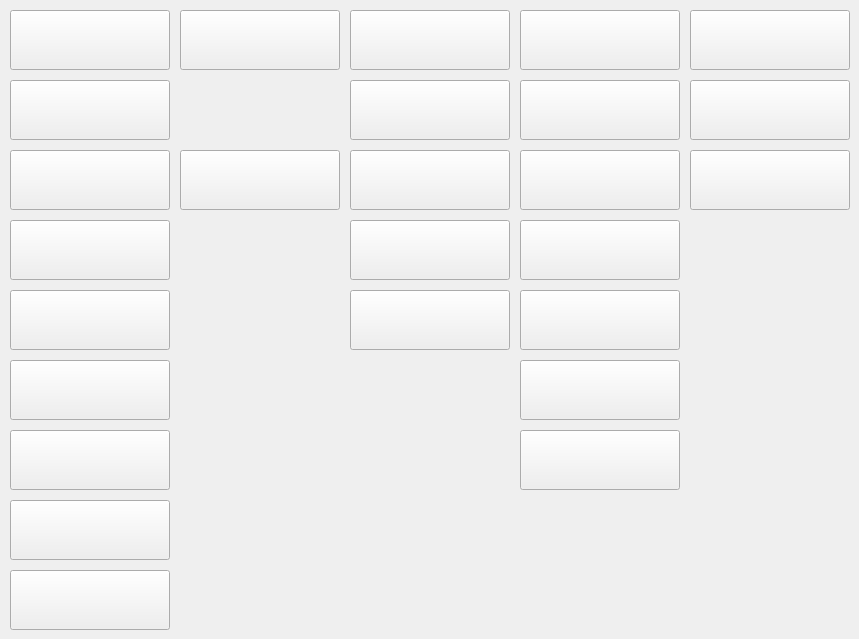
   <widget class="QWidget" name="tab_A_bis_F">
    <attribute name="title">
     <string>Websides von A bis F</string>
    </attribute>
    <widget class="QPushButton" name="Btn_BangBros">
     <property name="geometry">
      <rect>
       <x>10</x>
       <y>360</y>
       <width>160</width>
       <height>60</height>
      </rect>
     </property>
     <property name="toolTip">
      <string>bangros</string>
     </property>
     <property name="whatsThis">
      <string>BangBros</string>
     </property>
     <property name="styleSheet">
      <string notr="true">background-image: url(:/gui/resource_collection_files/Logos/studios/BangBros/bangbros_160x60.png);</string>
     </property>
     <property name="text">
      <string/>
     </property>
    </widget>
    <widget class="QPushButton" name="Btn_Brazzers">
     <property name="geometry">
      <rect>
       <x>10</x>
       <y>430</y>
       <width>160</width>
       <height>60</height>
      </rect>
     </property>
     <property name="whatsThis">
      <string>Brazzers</string>
     </property>
     <property name="styleSheet">
      <string notr="true">background-image: url(:/gui/resource_collection_files/Logos/studios/Brazzers/brazzers_160x60.png);</string>
     </property>
     <property name="text">
      <string/>
     </property>
    </widget>
    <widget class="QPushButton" name="Btn_21Naturals">
     <property name="geometry">
      <rect>
       <x>520</x>
       <y>10</y>
       <width>160</width>
       <height>60</height>
      </rect>
     </property>
     <property name="font">
      <font>
       <pointsize>18</pointsize>
      </font>
     </property>
     <property name="whatsThis">
      <string>21Naturals</string>
     </property>
     <property name="styleSheet">
      <string notr="true">background-image: url(:/gui/resource_collection_files/Logos/studios/21Naturals/21Naturals_160x60.jpg);

</string>
     </property>
     <property name="text">
      <string/>
     </property>
    </widget>
    <widget class="QPushButton" name="Btn_21Sextury">
     <property name="geometry">
      <rect>
       <x>520</x>
       <y>80</y>
       <width>160</width>
       <height>60</height>
      </rect>
     </property>
     <property name="font">
      <font>
       <pointsize>18</pointsize>
      </font>
     </property>
     <property name="whatsThis">
      <string>21Sextury</string>
     </property>
     <property name="styleSheet">
      <string notr="true">background-image: url(:/gui/resource_collection_files/Logos/studios/21Sextury/21Sextury_160x60.png);

</string>
     </property>
     <property name="text">
      <string/>
     </property>
    </widget>
    <widget class="QPushButton" name="Btn_3rdDegree">
     <property name="geometry">
      <rect>
       <x>180</x>
       <y>150</y>
       <width>160</width>
       <height>60</height>
      </rect>
     </property>
     <property name="font">
      <font>
       <pointsize>18</pointsize>
      </font>
     </property>
     <property name="whatsThis">
      <string>3rdDegree</string>
     </property>
     <property name="styleSheet">
      <string notr="true">background-image: url(:/gui/resource_collection_files/Logos/studios/3rdDegree/3rdDegree_160x60.jpg);

</string>
     </property>
     <property name="text">
      <string/>
     </property>
    </widget>
    <widget class="QPushButton" name="Btn_AllAnalAllTheTime">
     <property name="geometry">
      <rect>
       <x>10</x>
       <y>10</y>
       <width>160</width>
       <height>60</height>
      </rect>
     </property>
     <property name="font">
      <font>
       <pointsize>18</pointsize>
      </font>
     </property>
     <property name="whatsThis">
      <string>AllAnalAllTheTime</string>
     </property>
     <property name="styleSheet">
      <string notr="true">background-image: url(:/gui/resource_collection_files/Logos/studios/AllAnalAllTheTime/AllAnalAllTheTime_160x60.jpg);

</string>
     </property>
     <property name="text">
      <string/>
     </property>
    </widget>
    <widget class="QPushButton" name="Btn_RealityJunkies">
     <property name="geometry">
      <rect>
       <x>520</x>
       <y>290</y>
       <width>160</width>
       <height>60</height>
      </rect>
     </property>
     <property name="font">
      <font>
       <pointsize>18</pointsize>
      </font>
     </property>
     <property name="whatsThis">
      <string>RealityJunkies</string>
     </property>
     <property name="styleSheet">
      <string notr="true">background-image: url(:/gui/resource_collection_files/Logos/studios/RealityJunkies/RealityJunkies_160x60.png);</string>
     </property>
     <property name="text">
      <string/>
     </property>
    </widget>
    <widget class="QPushButton" name="Btn_RealityKings">
     <property name="geometry">
      <rect>
       <x>520</x>
       <y>430</y>
       <width>160</width>
       <height>60</height>
      </rect>
     </property>
     <property name="font">
      <font>
       <pointsize>18</pointsize>
      </font>
     </property>
     <property name="whatsThis">
      <string>RealityKings</string>
     </property>
     <property name="styleSheet">
      <string notr="true">background-image:url(:/gui/resource_collection_files/Logos/studios/RealityKings/RealityKings_160x60.jpg)

</string>
     </property>
     <property name="text">
      <string/>
     </property>
    </widget>
    <widget class="QPushButton" name="Btn_Babes">
     <property name="geometry">
      <rect>
       <x>10</x>
       <y>290</y>
       <width>160</width>
       <height>60</height>
      </rect>
     </property>
     <property name="font">
      <font>
       <pointsize>18</pointsize>
      </font>
     </property>
     <property name="whatsThis">
      <string>Babes</string>
     </property>
     <property name="styleSheet">
      <string notr="true">background-image: url(:/gui/resource_collection_files/Logos/studios/Babes/Babes_160x60.png);
</string>
     </property>
     <property name="text">
      <string/>
     </property>
    </widget>
    <widget class="QPushButton" name="Btn_EvilAngel">
     <property name="geometry">
      <rect>
       <x>690</x>
       <y>80</y>
       <width>160</width>
       <height>60</height>
      </rect>
     </property>
     <property name="sizePolicy">
      <sizepolicy hsizetype="Minimum" vsizetype="Fixed">
       <horstretch>0</horstretch>
       <verstretch>0</verstretch>
      </sizepolicy>
     </property>
     <property name="font">
      <font>
       <pointsize>18</pointsize>
      </font>
     </property>
     <property name="whatsThis">
      <string>EvilAngel</string>
     </property>
     <property name="styleSheet">
      <string notr="true">background-image: url(:/gui/resource_collection_files/Logos/studios/EvilAngel/EvilAngel_160x60.jpg)




</string>
     </property>
     <property name="text">
      <string/>
     </property>
    </widget>
    <widget class="QPushButton" name="Btn_EroticaX">
     <property name="geometry">
      <rect>
       <x>350</x>
       <y>10</y>
       <width>160</width>
       <height>60</height>
      </rect>
     </property>
     <property name="font">
      <font>
       <pointsize>18</pointsize>
      </font>
     </property>
     <property name="whatsThis">
      <string>EroticaX</string>
     </property>
     <property name="styleSheet">
      <string notr="true">background-image: url(:/gui/resource_collection_files/Logos/studios/EroticaX/EroticaX_160x60.png);

</string>
     </property>
     <property name="text">
      <string/>
     </property>
    </widget>
    <widget class="QPushButton" name="Btn_AnalJust">
     <property name="geometry">
      <rect>
       <x>10</x>
       <y>150</y>
       <width>160</width>
       <height>60</height>
      </rect>
     </property>
     <property name="font">
      <font>
       <pointsize>18</pointsize>
      </font>
     </property>
     <property name="whatsThis">
      <string>AnalJust</string>
     </property>
     <property name="styleSheet">
      <string notr="true">background-image: url(:/gui/resource_collection_files/Logos/studios/AnalJust/AnalJust_160x60.png);

</string>
     </property>
     <property name="text">
      <string/>
     </property>
    </widget>
    <widget class="QPushButton" name="Btn_5KPornTeens">
     <property name="geometry">
      <rect>
       <x>180</x>
       <y>10</y>
       <width>160</width>
       <height>60</height>
      </rect>
     </property>
     <property name="font">
      <font>
       <pointsize>18</pointsize>
      </font>
     </property>
     <property name="whatsThis">
      <string>5KPornTeens</string>
     </property>
     <property name="styleSheet">
      <string notr="true">background-image: url(:/gui/resource_collection_files/Logos/studios/5KPornTeens/5KPornTeens_160x60.jpg);

</string>
     </property>
     <property name="text">
      <string/>
     </property>
    </widget>
    <widget class="QPushButton" name="Btn_FirstAnalQuest">
     <property name="geometry">
      <rect>
       <x>350</x>
       <y>80</y>
       <width>160</width>
       <height>60</height>
      </rect>
     </property>
     <property name="font">
      <font>
       <pointsize>18</pointsize>
      </font>
     </property>
     <property name="whatsThis">
      <string>FirstAnalQuest</string>
     </property>
     <property name="styleSheet">
      <string notr="true">background-image: url(:/gui/resource_collection_files/Logos/studios/FirstAnalQuest/FirstAnalQuest_160x60.png);
</string>
     </property>
     <property name="text">
      <string/>
     </property>
    </widget>
    <widget class="QPushButton" name="Btn_CherryPimps">
     <property name="geometry">
      <rect>
       <x>10</x>
       <y>570</y>
       <width>160</width>
       <height>60</height>
      </rect>
     </property>
     <property name="font">
      <font>
       <pointsize>18</pointsize>
      </font>
     </property>
     <property name="whatsThis">
      <string>CherryPimps</string>
     </property>
     <property name="styleSheet">
      <string notr="true">background-image: url(:/gui/resource_collection_files/Logos/studios/CherryPimps/CherryPimps_160x60.png);

</string>
     </property>
     <property name="text">
      <string/>
     </property>
    </widget>
    <widget class="QPushButton" name="Btn_Bang">
     <property name="geometry">
      <rect>
       <x>10</x>
       <y>500</y>
       <width>160</width>
       <height>60</height>
      </rect>
     </property>
     <property name="font">
      <font>
       <pointsize>18</pointsize>
      </font>
     </property>
     <property name="whatsThis">
      <string>Bang</string>
     </property>
     <property name="styleSheet">
      <string notr="true">background-image: url(:/gui/resource_collection_files/Logos/studios/Bang/Bang_160x60.png);
</string>
     </property>
     <property name="text">
      <string/>
     </property>
    </widget>
    <widget class="QPushButton" name="Btn_FootsieBabes">
     <property name="geometry">
      <rect>
       <x>350</x>
       <y>150</y>
       <width>160</width>
       <height>60</height>
      </rect>
     </property>
     <property name="font">
      <font>
       <pointsize>18</pointsize>
      </font>
     </property>
     <property name="whatsThis">
      <string>FootsieBabes</string>
     </property>
     <property name="styleSheet">
      <string notr="true">background-image: url(:/gui/resource_collection_files/Logos/studios/FootsieBabes/FootsieBabes_160x60.png);

</string>
     </property>
     <property name="text">
      <string/>
     </property>
    </widget>
    <widget class="QPushButton" name="Btn_DaneJones">
     <property name="geometry">
      <rect>
       <x>520</x>
       <y>360</y>
       <width>160</width>
       <height>60</height>
      </rect>
     </property>
     <property name="font">
      <font>
       <pointsize>18</pointsize>
      </font>
     </property>
     <property name="whatsThis">
      <string>DaneJones</string>
     </property>
     <property name="styleSheet">
      <string notr="true">background-image: url(:/gui/resource_collection_files/Logos/studios/DaneJones/DaneJones_160x60.jpg);

</string>
     </property>
     <property name="text">
      <string/>
     </property>
    </widget>
    <widget class="QPushButton" name="Btn_RoccoSiffredi">
     <property name="geometry">
      <rect>
       <x>690</x>
       <y>10</y>
       <width>160</width>
       <height>60</height>
      </rect>
     </property>
     <property name="font">
      <font>
       <pointsize>18</pointsize>
      </font>
     </property>
     <property name="whatsThis">
      <string>rRccoSiffredi</string>
     </property>
     <property name="styleSheet">
      <string notr="true">background-image: url(:/gui/resource_collection_files/Logos/studios/RoccoSiffredi/RoccoSiffredi_160x60.jpg);

</string>
     </property>
     <property name="text">
      <string/>
     </property>
    </widget>
    <widget class="QPushButton" name="Btn_21Sextreme">
     <property name="geometry">
      <rect>
       <x>520</x>
       <y>150</y>
       <width>160</width>
       <height>60</height>
      </rect>
     </property>
     <property name="font">
      <font>
       <pointsize>18</pointsize>
      </font>
     </property>
     <property name="whatsThis">
      <string>21Sextreme</string>
     </property>
     <property name="styleSheet">
      <string notr="true">background-image:url(:/gui/resource_collection_files/Logos/studios/21Sextreme/21Sextreme_160x60.png)</string>
     </property>
     <property name="text">
      <string/>
     </property>
    </widget>
    <widget class="QPushButton" name="Btn_LezCuties">
     <property name="geometry">
      <rect>
       <x>520</x>
       <y>220</y>
       <width>160</width>
       <height>60</height>
      </rect>
     </property>
     <property name="font">
      <font>
       <pointsize>18</pointsize>
      </font>
     </property>
     <property name="whatsThis">
      <string>LezCuties</string>
     </property>
     <property name="styleSheet">
      <string notr="true">background-image:url(:/gui/resource_collection_files/Logos/studios/LezCuties/LezCuties_160x60.png)</string>
     </property>
     <property name="text">
      <string/>
     </property>
    </widget>
    <widget class="QPushButton" name="Btn_EdgeQueens">
     <property name="geometry">
      <rect>
       <x>690</x>
       <y>150</y>
       <width>160</width>
       <height>60</height>
      </rect>
     </property>
     <property name="sizePolicy">
      <sizepolicy hsizetype="Minimum" vsizetype="Fixed">
       <horstretch>0</horstretch>
       <verstretch>0</verstretch>
      </sizepolicy>
     </property>
     <property name="font">
      <font>
       <pointsize>18</pointsize>
      </font>
     </property>
     <property name="whatsThis">
      <string>EdgeQueens</string>
     </property>
     <property name="styleSheet">
      <string notr="true">background-image: url(:/gui/resource_collection_files/Logos/studios/EdgeQueens/EdgeQueens_160x60.jpg);




</string>
     </property>
     <property name="text">
      <string/>
     </property>
    </widget>
    <widget class="QPushButton" name="Btn_FamilyXXX">
     <property name="geometry">
      <rect>
       <x>350</x>
       <y>220</y>
       <width>160</width>
       <height>60</height>
      </rect>
     </property>
     <property name="font">
      <font>
       <pointsize>18</pointsize>
      </font>
     </property>
     <property name="whatsThis">
      <string>FamilyXXX</string>
     </property>
     <property name="styleSheet">
      <string notr="true">background-image: url(:/gui/resource_collection_files/Logos/studios/FamilyXXX/FamilyXXX_160x60.jpg);

</string>
     </property>
     <property name="text">
      <string/>
     </property>
    </widget>
    <widget class="QPushButton" name="Btn_NewSensations">
     <property name="geometry">
      <rect>
       <x>350</x>
       <y>290</y>
       <width>160</width>
       <height>60</height>
      </rect>
     </property>
     <property name="font">
      <font>
       <pointsize>18</pointsize>
      </font>
     </property>
     <property name="toolTipDuration">
      <number>-3</number>
     </property>
     <property name="whatsThis">
      <string>NewSensations</string>
     </property>
     <property name="styleSheet">
      <string notr="true">background-image: url(:/gui/resource_collection_files/Logos/studios/NewSensations/NewSensations_160x60.jpg);

</string>
     </property>
     <property name="text">
      <string/>
     </property>
    </widget>
    <widget class="QPushButton" name="Btn_AsianStreetMeat">
     <property name="geometry">
      <rect>
       <x>10</x>
       <y>220</y>
       <width>160</width>
       <height>60</height>
      </rect>
     </property>
     <property name="font">
      <font>
       <pointsize>18</pointsize>
      </font>
     </property>
     <property name="whatsThis">
      <string>AsianStreetMeat</string>
     </property>
     <property name="styleSheet">
      <string notr="true">background-image: url(:/gui/resource_collection_files/Logos/studios/AsianStreetMeat/asianstreetmeat_160x60.jpg);
</string>
     </property>
     <property name="text">
      <string/>
     </property>
    </widget>
    <widget class="QPushButton" name="Btn_AllFineGirls">
     <property name="geometry">
      <rect>
       <x>10</x>
       <y>80</y>
       <width>160</width>
       <height>60</height>
      </rect>
     </property>
     <property name="font">
      <font>
       <pointsize>18</pointsize>
      </font>
     </property>
     <property name="whatsThis">
      <string>AllFineGirls</string>
     </property>
     <property name="styleSheet">
      <string notr="true">background-image: url(:/gui/resource_collection_files/Logos/studios/AllFineGirls/AllFineGirls_160x60.jpg);

</string>
     </property>
     <property name="text">
      <string/>
     </property>
    </widget>
   </widget>
